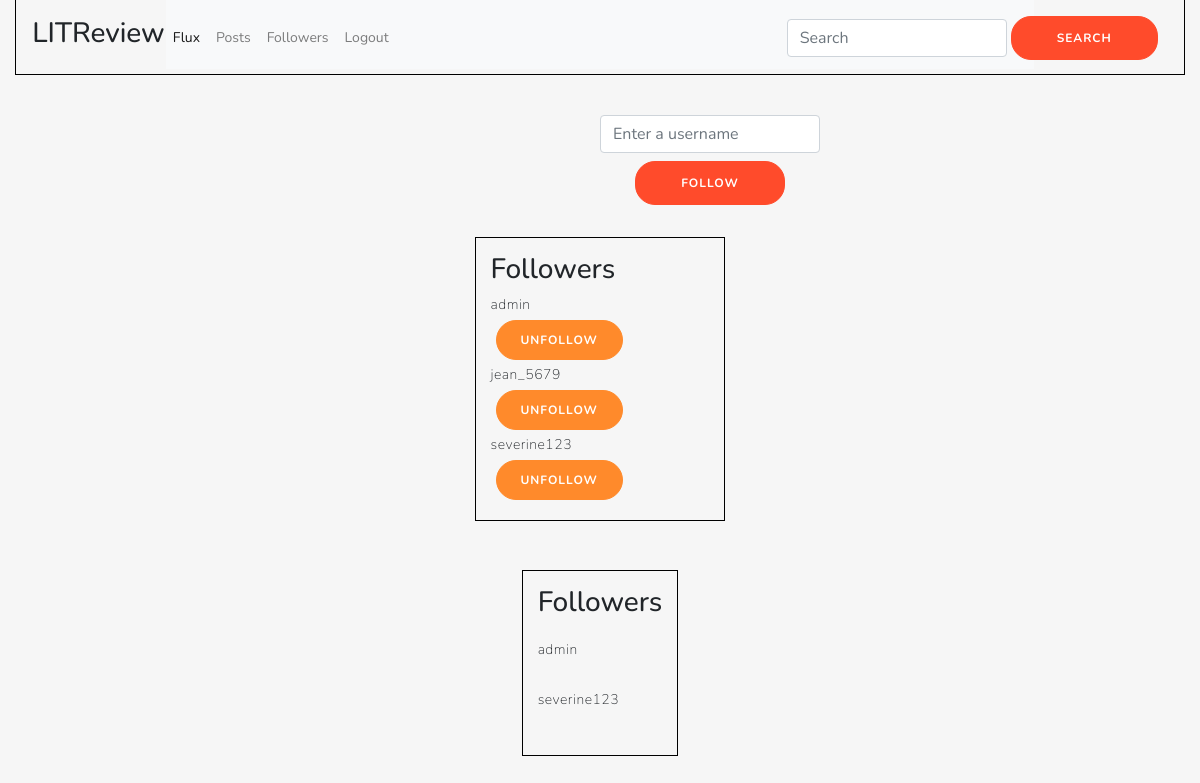
/abos/ (signed in), run on the app's committed database.
### followers/models.py (models this page shows)
class UserFollows(models.Model):
    user = models.ForeignKey(
        to=settings.AUTH_USER_MODEL, on_delete=models.CASCADE, related_name='following')
    followed_user = models.ForeignKey(
        to=settings.AUTH_USER_MODEL, on_delete=models.CASCADE, related_name='followed_by')
    class Meta:
        unique_together = ('user', 'followed_user',)
        pass

### user/models.py (models this page shows)
class User(AbstractUser):
    pass

### LITReview/views.py (the view, shortened to what this page needs)
# urls.py: path('abos/', views.abos_view, name='abos'),
@login_required
def abos_view(request):
    userfollows = get_user_follows(request.user)
    followers = get_user_followers(request.user)
    return render(request, 'abos/abos.html', locals())

### LITReview/views.py (called while the page is built)
def get_user_follows(userx):
    follows_list = UserFollows.objects.filter(user=userx)
    return follows_list

def get_user_followers(userx):
    followers_list = UserFollows.objects.filter(followed_user=userx)
    return followers_list

### templates/abos/abos.html (shortened to what this page needs)
{% extends "base_template.html" %}
{% block content %}
<br>
<div class="input-group">
    <form action="#" method="POST">
        <input type="search" name="search" class="form-control rounded" placeholder="Enter a username" id="form_f"
            aria-label="Search" aria-describedby="search-addon"/>
        <button type="submit" id="form_f">Follow</button>
    </form>
</div>
<div class="ticket_snippet">
    <h3>Followers</h3>
    {% for userfollow in userfollows %}
    <div class="follows_snippet">
        <p class="username">{{userfollow.followed_user}}</p><a href="unfollow/{{userfollow.followed_user}}"><button
                type="button" class="unfollowbutton">Unfollow</button></a>
    </div>
    {% endfor %}
</div>
<div class="ticket_snippet">
    <h3>Followers</h3>
    {% for follower in followers %}
    <div class="follows_snippet">
        <p>{{follower.user}}</p>
    </div>
    {% endfor %}
</div>
{% endblock %}

### static/style.css (style rules this page uses)
* { box-sizing: border-box; }
body { background: #f6f6f6; display: flex; justify-content: center; align-items: center; flex-direction: column; font-family: 'Nunito', sans-serif; min-height: 100vh; margin: -20px 0 50px; }
p { font-size: 14px; font-weight: 100; line-height: 20px; letter-spacing: 0.5px; margin: 20px 0 30px; }
a { color: #333; font-size: 14px; text-decoration: none; margin: 15px 0; }
button { border-radius: 20px; border: 1px solid #ff4b2b; background-color: #ff4b2b; color: #fff; font-size: 12px; font-weight: bold; padding: 12px 45px; letter-spacing: 1px; text-transform: uppercase; transition: transform 80ms ease-in; }
form { background-color: rgba(255, 255, 255, 0); display: flex; align-items: center; justify-content: center; flex-direction: column; padding: 0 50px; height: 100%; text-align: center; }
input { background-color: #eee; border: none; padding: 12px 15px; margin: 8px 0; width: 100%; }
.ticket_snippet { border: solid black 0.2px; padding: 15px; margin: auto 0; }
.username { display: inline-block; margin: auto; padding: auto; width: 90%; }
#form_f { position: relative; justify-content: center; left: 550px; }
.unfollowbutton { display: inline-block; margin: auto; margin: 5px; padding: 10px 24px; border: 1px solid #ff8a2b; background-color: #ff8a2b; }

### data on the page
UserFollows: followed_user "admin"
UserFollows: followed_user "jean_5679"
UserFollows: followed_user "severine123"
UserFollows: user "admin"
UserFollows: user "severine123"
